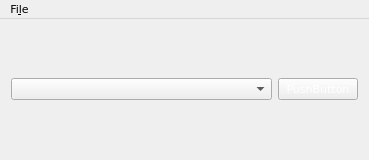
<?xml version="1.0" encoding="UTF-8"?>
<ui version="4.0">
 <class>MainWindow</class>
 <widget class="QMainWindow" name="MainWindow">
  <property name="geometry">
   <rect>
    <x>0</x>
    <y>0</y>
    <width>369</width>
    <height>160</height>
   </rect>
  </property>
  <property name="font">
   <font>
    <family>Verdana</family>
    <pointsize>8</pointsize>
   </font>
  </property>
  <property name="cursor">
   <cursorShape>CrossCursor</cursorShape>
  </property>
  <property name="windowTitle">
   <string>2FA</string>
  </property>
  <property name="toolTip">
   <string notr="true"/>
  </property>
  <widget class="QWidget" name="centralWidget">
   <property name="minimumSize">
    <size>
     <width>369</width>
     <height>0</height>
    </size>
   </property>
   <property name="maximumSize">
    <size>
     <width>369</width>
     <height>16777215</height>
    </size>
   </property>
   <property name="styleSheet">
    <string notr="true">background-image: url(:/images/bg.jpg) center cover;</string>
   </property>
   <layout class="QHBoxLayout" name="horizontalLayout">
    <item>
     <layout class="QGridLayout" name="gridLayout">
      <property name="spacing">
       <number>6</number>
      </property>
      <item row="2" column="1">
       <widget class="QPushButton" name="pushButton">
        <property name="sizePolicy">
         <sizepolicy hsizetype="Fixed" vsizetype="Fixed">
          <horstretch>0</horstretch>
          <verstretch>0</verstretch>
         </sizepolicy>
        </property>
        <property name="font">
         <font>
          <family>Verdana</family>
          <pointsize>8</pointsize>
         </font>
        </property>
        <property name="autoFillBackground">
         <bool>false</bool>
        </property>
        <property name="styleSheet">
         <string notr="true">color: white;</string>
        </property>
        <property name="text">
         <string>PushButton</string>
        </property>
        <property name="default">
         <bool>false</bool>
        </property>
        <property name="flat">
         <bool>false</bool>
        </property>
       </widget>
      </item>
      <item row="2" column="0">
       <widget class="QComboBox" name="comboBox">
        <property name="font">
         <font>
          <family>Verdana</family>
          <pointsize>8</pointsize>
         </font>
        </property>
       </widget>
      </item>
     </layout>
    </item>
   </layout>
  </widget>
  <widget class="QMenuBar" name="menuBar">
   <property name="enabled">
    <bool>true</bool>
   </property>
   <property name="geometry">
    <rect>
     <x>0</x>
     <y>0</y>
     <width>369</width>
     <height>20</height>
    </rect>
   </property>
   <property name="styleSheet">
    <string notr="true"/>
   </property>
   <property name="nativeMenuBar">
    <bool>false</bool>
   </property>
   <widget class="QMenu" name="menuQuit">
    <property name="title">
     <string>Fi&amp;le</string>
    </property>
    <addaction name="actionQuit"/>
   </widget>
   <addaction name="menuQuit"/>
  </widget>
  <action name="actionQuit">
   <property name="text">
    <string>Quit</string>
   </property>
   <property name="shortcut">
    <string>Ctrl+Q</string>
   </property>
  </action>
 </widget>
 <layoutdefault spacing="6" margin="11"/>
 <resources/>
 <connections/>
</ui>
